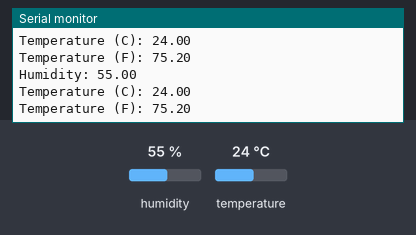
The sketch below on a simulated Arduino Uno, built with avr-gcc and run on an emulated ATmega328P. On the bench: the last lines printed to the serial monitor. Inputs (shaded band) come from the test bench; at power-on: humidity 55 %, temperature 24 °C.

Above: at 2.8 s.
2.9 s: humidity set to 22 %
At 5.5 s:
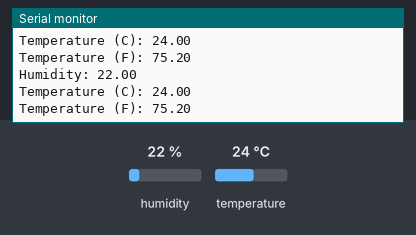
5.6 s: temperature set to 12 °C
At 6.9 s:
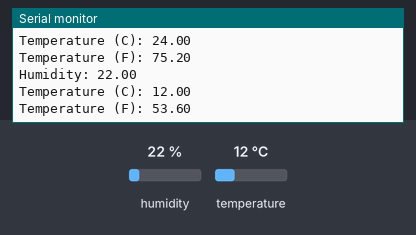
8.3 s: humidity set to 40 %
At 11.9 s:
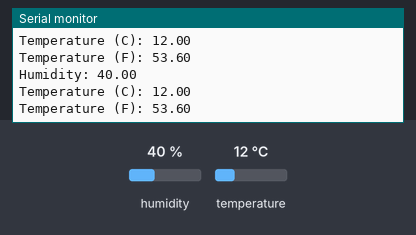
Timing chart, 0 to 13.4 s (numbered marks = the images above; inputs shaded):
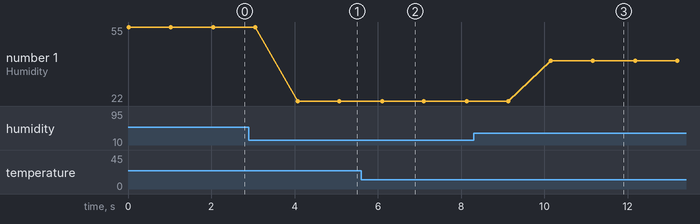

The sketch:

Week4.ino
```cpp
// Photoresistor and analog
// const int photoresistor = A0;

// void setup() {
//   pinMode(photoresistor, INPUT);
//   Serial.begin(9600);
// }

// void loop() {
//   int value = analogRead(photoresistor);
//   Serial.println(value);
// }

// //Get the average of the value range, if value <= average, LED is turned off, else, turned on
// const int photoresistor = A0;
// const int LED = 7;
// const int avg = 50;

// void setup() {
//   pinMode(photoresistor, INPUT);
//   pinMode(LED, OUTPUT);
// }

// void loop() {
//   int value = analogRead(photoresistor);

//   if (value <= avg)
//     digitalWrite(LED, HIGH);
//   else
//     digitalWrite(LED, LOW);
// }

//Servo
// #include <Servo.h>
// Servo myServo;
// const int outputAnalog = 9;

// void setup ()
// {
//     myServo.attach(outputAnalog);
// }
// void loop ()
// {
//     myServo.write(0);
//     delay(1000);

//     for (int i = 0; i <= 180; ++i)
//     {
//       myServo.write(i); //Bánh răng của Servo sẽ quay đến góc 90 độ được định sẵn (ko phải xoay thêm 90 độ)
//       delay(10)
//     }
// }

//Servo and potentiometer
// #include <Servo.h>
// Servo myServo;
// const int outputAnalog = 9;
// const int potentiometer = A0;

// void setup ()
// {
//     pinMode(potentiometer, INPUT);
//     myServo.attach(outputAnalog);
//     Serial.begin(9600);
// }
// void loop ()
// {
//     int value = analogRead(potentiometer);
//     int servo_value = map(value, 0, 1023, 0, 180);
//     Serial.println(servo_value);

//     myServo.write(servo_value);
// }

//Dinasour game
// #include <Servo.h>
// Servo myServo;
// const int servo_output = 9;
// const int photoresistor = A1;

// bool space = false;

// void setup ()
// {
//     pinMode(photoresistor, INPUT);
//     myServo.attach(servo_output);
//     Serial.begin(9600);
// }
// void loop ()
// {
//     int photoresistor_value = analogRead(photoresistor);
//     Serial.println(photoresistor_value);

//     if (photoresistor_value >= 300)
//     {
//         if (space)
//         {
//           myServo.write(0);
//           delay(100);
//           space = false;
//         }
//         else
//         {
//           myServo.write(60);
//         }
//     }
//     else
//     {
//       myServo.write(60);
//     }
// }

//7-Segment Display common Cathode, đếm từ 0 đến 9
// const int LED[7] = {3, 4, 5, 6, 7, 8, 9};
// const int number[10][7] = {{3, 4, 5, 6, 7, 8}, {4, 5}, {3, 4, 6, 7, 9}, {3, 4, 5, 6, 9}, {4, 5, 8, 9}, {3, 5, 6, 8, 9}, {3, 5, 6, 7, 8, 9}, {3, 4, 5}, {3, 4, 5, 6, 7, 8, 9}, {3, 4, 5, 6, 8, 9}};
// const int length[10] = {6, 2, 5, 5, 4, 5, 6, 3, 7, 6};

// long start = 0;
// int index = 0;

// void setup ()
// {
//     for (int i = 0; i < 7; ++i)
//         pinMode(LED[i], OUTPUT);
// }

// void loop ()
// {
//     long end = millis();
//     if (end - start > 500)
//     {
//         for (int i = 0; i < length[index]; ++i)
//             digitalWrite(number[index][i], LOW);

//         start = millis();
//         index = (index + 1) % 10;
//     }
//     else
//     {
//         for (int i = 0; i < length[index]; ++i)
//             digitalWrite(number[index][i], HIGH);
//     }
// }

//Temp & Humidity sensor
//Download library: https://www.arduinolibraries.info/libraries/dht-sensor-library
//Library in Arduino IDE: Adafruit Unified Sensor, thao tác: Sketch > Include Library > Manage Libraries
//Trên Tinkercad không có thiết bị DHT11
#include "DHT.h"
const int dht_pin = 4;
DHT dht(dht_pin, DHT11);

void setup ()
{
    Serial.begin(9600);
    dht.begin(); //Compulsory if using DHT11
}

void loop ()
{
    float h = dht.readHumidity();
    float t = dht.readTemperature(); //Read temp as Celcius
    float f = dht.readTemperature(true); //Read temp as Fahrenheit

    Serial.print("Humidity: ");
    Serial.println(h);
    Serial.print("Temperature (C): ");
    Serial.println(t);
    Serial.print("Temperature (F): ");
    Serial.println(f);

    delay(1000);
}
```

Measured:
- after the input at 2.9 s, the serial monitor: prints a new line after 1.2 s (image 1)
- after the input at 5.6 s, the serial monitor: prints a new line after 0.52 s (image 2)
- after the input at 8.3 s, the serial monitor: prints a new line after 1.9 s (image 3)
- plotted number 1: 55 → 22 after the input at 2.9 s, 22 → 40 after the input at 8.3 s
